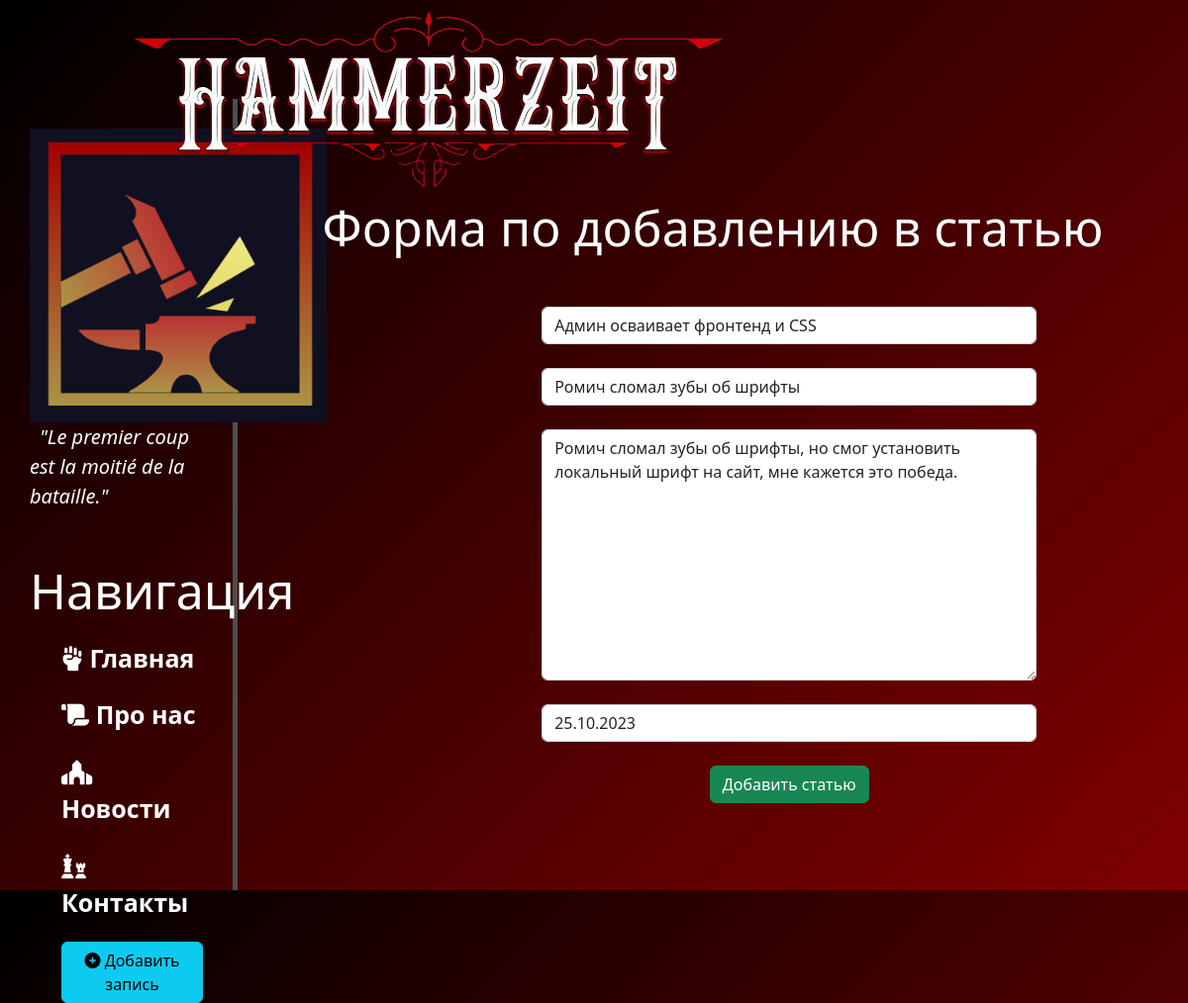
Page /news/12/update on the committed database.
### news/models.py (models this page shows, shortened)
class Articles(models.Model):
    title = models.CharField('Название', max_length=50)
    anons = models.CharField('Анонс', max_length=250)
    full_text = models.TextField('Статья')
    date = models.DateTimeField('Дата публикации')
    class Meta:
        verbose_name = 'Новость'
        verbose_name_plural = 'Новости'

### news/views.py (the view)
# urls.py: path('<int:pk>/update', views.NewsUpdateView.as_view(), name='news-update'),
class NewsUpdateView(UpdateView):
    model = Articles
    template_name = 'news/create.html'
    form_class = ArticlesForm

### news/forms.py
class ArticlesForm(ModelForm):
    class Meta:
        model = Articles
        fields = ['title', 'anons', 'full_text', 'date']
        widgets = {
            "title": TextInput(attrs={
                'class': 'form-control',
                'placeholder': 'Название статьи'
            }),
            "anons": TextInput(attrs={
                'class': 'form-control',
                'placeholder': 'Анонс статьи'
            }),
            "date": DateInput(attrs={
                'class': 'form-control',
                'placeholder': 'Дата публикации'
            }),
            "full_text": Textarea(attrs={
                'class': 'form-control',
                'placeholder': 'Текст статьи'
            })
        }

### news/templates/news/create.html (shortened to what this page needs)
{% extends 'main/layout.html' %}
{% block content %}
    <div class="features">
        <h1>Форма по добавлению в статью</h1>
        <form method="post">
            {{  form.title }}<br>
            {{  form.anons }}<br>
            {{  form.full_text }}<br>
            {{  form.date }}<br>
            <button class="btn btn-success" type="submit"> Добавить статью </button>
        </form>
    </div>
{% endblock %}

### main/static/main/css/main.css (style rules this page uses)
body { background: linear-gradient(135deg, #000000, #800000); min-height: 93vh; }
main .features { float: left; color: #fff; margin-top: 100px; text-align: center; width: 80%; }
main .features h1 { font-size: 50px }
form { margin-left: 32%; width: 500px; margin-top: 50px; }

### rows in the picture
Articles: title "Админ осваивает фронтенд и CSS", anons "Ромич сломал зубы об шрифты", full_text "Ромич сломал зубы об шрифты, но смог установить локальный шрифт на сайт, мне кажется это победа.", date "25.10.2023"
